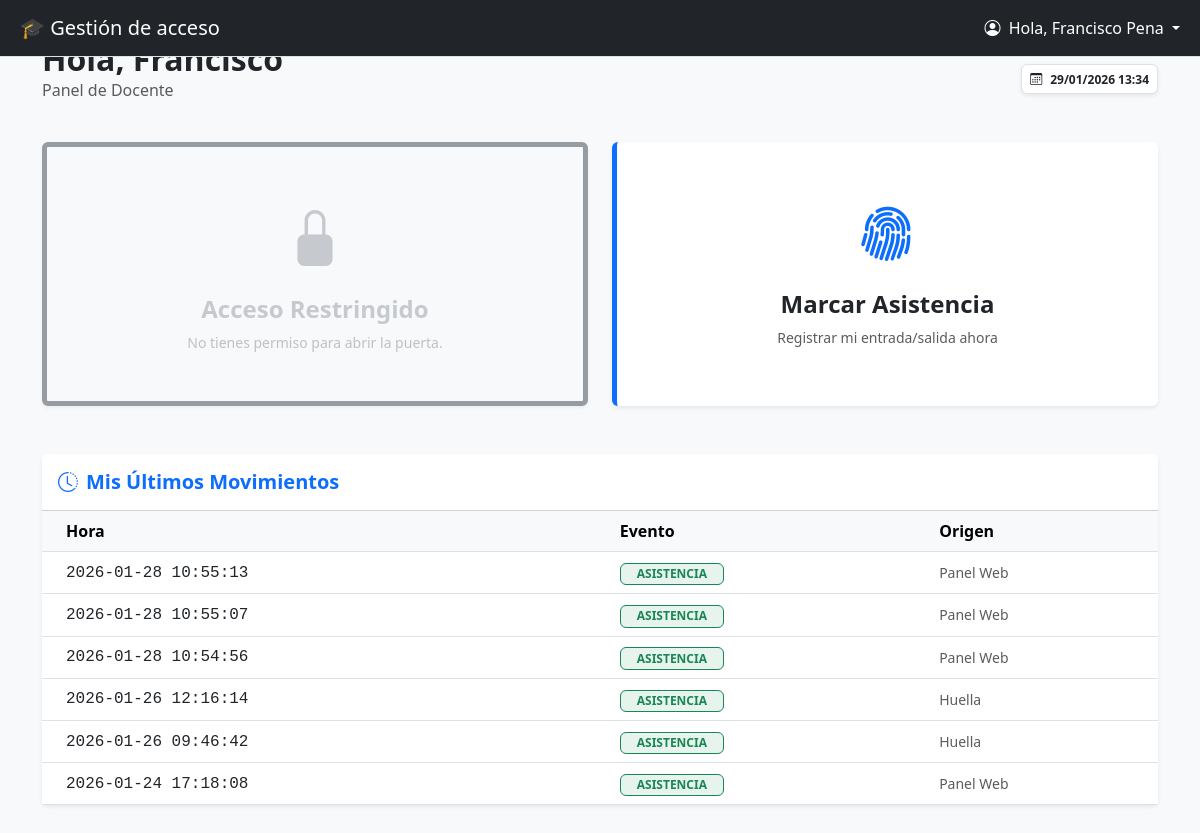
The page /docente (signed in) on the database its author committed.
### tables this page shows
CREATE TABLE usuarios (
            id INTEGER PRIMARY KEY AUTOINCREMENT,
            biometric_id TEXT UNIQUE,  -- ID en el aparato (ej: "1")
            nombre TEXT NOT NULL,
            username TEXT UNIQUE NOT NULL, -- Para hacer login
            password TEXT NOT NULL,
            rol TEXT DEFAULT 'docente' -- 'admin' o 'docente'
        , acceso_puerta INTEGER DEFAULT 0);

CREATE TABLE logs (
            id INTEGER PRIMARY KEY AUTOINCREMENT,
            fecha DATETIME,
            usuario_id TEXT,
            tipo_evento TEXT,
            origen TEXT
        );

### app.py (the view)
@app.route('/docente')
@login_required
def docente_dashboard():
    conn = bio.get_db_connection()
    logs = [dict(row) for row in conn.execute("SELECT * FROM logs WHERE usuario_id = ? ORDER BY id DESC LIMIT 10", (current_user.bio_id,)).fetchall()]
    conn.close()
    return render_template('docente.html', logs=logs)

### app.py (called while the page is built)
@login_manager.user_loader
def load_user(user_id):
    conn = bio.get_db_connection()
    u = conn.execute("SELECT * FROM usuarios WHERE id = ?", (user_id,)).fetchone()
    conn.close()
    if u:
        acceso = u['acceso_puerta'] if 'acceso_puerta' in u.keys() else 0
        return User(id=u['id'], username=u['username'], rol=u['rol'],
                    nombre=u['nombre'], bio_id=u['biometric_id'], acceso_puerta=acceso)
    return None

### biometrico_driver.py (called while the page is built)
def get_db_connection():
    conn = sqlite3.connect(config.DB_NAME, check_same_thread=False)
    conn.row_factory = sqlite3.Row
    return conn

### templates/docente.html (shortened to what this page needs)
{% extends "base.html" %}
{% block content %}
<div class="container py-3">
    <div class="d-flex justify-content-between align-items-center mb-4">
        <div>
            <h2 class="fw-bold text-dark mb-0">Hola, {{ current_user.nombre.split(' ')[0] }}</h2>
            <p class="text-muted">Panel de Docente</p>
        </div>
        <div class="text-end d-none d-md-block">
            <span class="badge bg-white text-dark border shadow-sm p-2">
                <i class="bi bi-calendar3 me-2"></i>{{ "now"|datetimeformat }}
            </span>
        </div>
    </div>
    <div class="row g-4">
        <div class="col-md-6">
            {% if current_user.acceso_puerta == 1 %}
                <a href="{{ url_for('docente_abrir') }}" class="text-decoration-none" onclick="activarCarga(this)">
                    <div class="card shadow-sm h-100 action-card border-start border-5 border-danger">
                        <div class="card-body text-center p-5">
                            <div id="icon-container">
                                <i class="bi bi-unlock-fill text-danger icon-big mb-3 d-block"></i>
                            </div>
                            <h4 class="fw-bold text-dark">Abrir Puerta</h4>
                            <p class="text-muted small mb-0">Acceso remoto a la cerradura</p>
                        </div>
                    </div>
                </a>
            {% else %}
                <div class="card shadow-sm h-100 card-disabled border-start border-5 border-secondary">
                    <div class="card-body text-center p-5">
                        <i class="bi bi-lock-fill text-secondary icon-big mb-3 d-block"></i>
                        <h4 class="fw-bold text-secondary">Acceso Restringido</h4>
                        <p class="text-muted small mb-0">No tienes permiso para abrir la puerta.</p>
                    </div>
                </div>
            {% endif %}
        </div>
        <div class="col-md-6">
            <a href="{{ url_for('docente_marcar') }}" class="text-decoration-none">
                <div class="card shadow-sm h-100 action-card border-start border-5 border-primary">
                    <div class="card-body text-center p-5">
                        <i class="bi bi-fingerprint text-primary icon-big mb-3 d-block"></i>
                        <h4 class="fw-bold text-dark">Marcar Asistencia</h4>
                        <p class="text-muted small mb-0">Registrar mi entrada/salida ahora</p>
                    </div>
                </div>
            </a>
        </div>
    </div>
    <div class="card shadow-sm border-0 mt-5">
        <div class="card-header bg-white py-3">
            <h5 class="mb-0 fw-bold text-primary"><i class="bi bi-clock-history me-2"></i>Mis Últimos Movimientos</h5>
        </div>
        <div class="card-body p-0">
            <div class="table-responsive">
                <table class="table table-hover align-middle mb-0">
                    <thead class="table-light">
                        <tr>
                            <th class="ps-4">Hora</th>
                            <th>Evento</th>
                            <th>Origen</th>
                        </tr>
                    </thead>
                    <tbody>
                        {% for log in logs %}
                        <tr>
                            <td class="ps-4 font-monospace">{{ log.fecha }}</td>
                            <td>
                                {% if 'ASISTENCIA' in log.tipo_evento %}
                                    <span class="badge bg-success bg-opacity-10 text-success border border-success px-3">ASISTENCIA</span>
                                {% else %}
                                    <span class="badge bg-warning bg-opacity-10 text-dark border border-warning px-3">{{ log.tipo_evento }}</span>
                                {% endif %}
                            </td>
                            <td class="text-muted small">{{ log.origen }}</td>
                        </tr>
                        {% else %}
                        <tr>
                            <td colspan="3" class="text-center py-4 text-muted">No hay registros recientes</td>
                        </tr>
                        {% endfor %}
                    </tbody>
                </table>
            </div>
        </div>
    </div>
</div>
{% endblock %}

### templates/base.html (shortened to what this page needs)
<!DOCTYPE html>
<html lang="es">
<head>
    <link href="https://cdn.jsdelivr.net/npm/bootstrap@5.3.0/dist/css/bootstrap.min.css" rel="stylesheet">
    <link rel="stylesheet" href="https://cdn.jsdelivr.net/npm/bootstrap-icons@1.10.5/font/bootstrap-icons.css">
</head>
<body>
    <div class="d-flex" id="wrapper">
        <div id="page-content-wrapper" class="w-100">
            <nav class="navbar navbar-expand-lg navbar-dark bg-dark border-bottom fixed-top">
                <div class="container-fluid">
                    <a class="navbar-brand ms-2" href="#">🎓 Gestión de acceso</a>
                    <div class="collapse navbar-collapse">
                        <ul class="navbar-nav ms-auto">
                            {% if current_user.is_authenticated %}
                            <li class="nav-item dropdown">
                                <a class="nav-link dropdown-toggle text-white" href="#" role="button" data-bs-toggle="dropdown" aria-expanded="false">
                                    <i class="bi bi-person-circle me-1"></i> Hola, {{ current_user.nombre }}
                                </a>
                            </li>
                            {% endif %}
                        </ul>
                    </div>
                </div>
            </nav>
            <div class="main-content p-4">
                {% block content %}{% endblock %}
            </div>
        </div>
    </div>
</body>
</html>

### templates/base.html (style rules this page uses)
body { background-color: #f8f9fa; transition: margin-left .3s; }
.main-content { padding-top: 70px; margin-left: 250px; transition: margin-left .3s; }

### templates/docente.html (style rules this page uses)
.main-content { margin-left: 0 !important; }
.action-card { transition: all 0.3s ease; border: none; cursor: pointer; position: relative; overflow: hidden; }
.card-disabled { background-color: #f8f9fa; border-color: #dee2e6; cursor: not-allowed; opacity: 0.7; }
.card-disabled .card-body { opacity: 0.5; }
.icon-big { font-size: 3.5rem; transition: transform 0.3s; }

### rows shown on the page
usuarios: nombre "Francisco Pena", nombre "Francisco"
logs: fecha "2026-01-28 10:55:13", tipo_evento "ASISTENCIA", origen "Panel Web"
logs: fecha "2026-01-28 10:55:07", tipo_evento "ASISTENCIA", origen "Panel Web"
logs: fecha "2026-01-28 10:54:56", tipo_evento "ASISTENCIA", origen "Panel Web"
logs: fecha "2026-01-26 12:16:14", tipo_evento "ASISTENCIA", origen "Huella"
logs: fecha "2026-01-26 09:46:42", tipo_evento "ASISTENCIA", origen "Huella"
logs: fecha "2026-01-24 17:18:08", tipo_evento "ASISTENCIA", origen "Panel Web"

### other values the page prints
{{ "now"|datetimeformat }} "29/01/2026 13:34"
